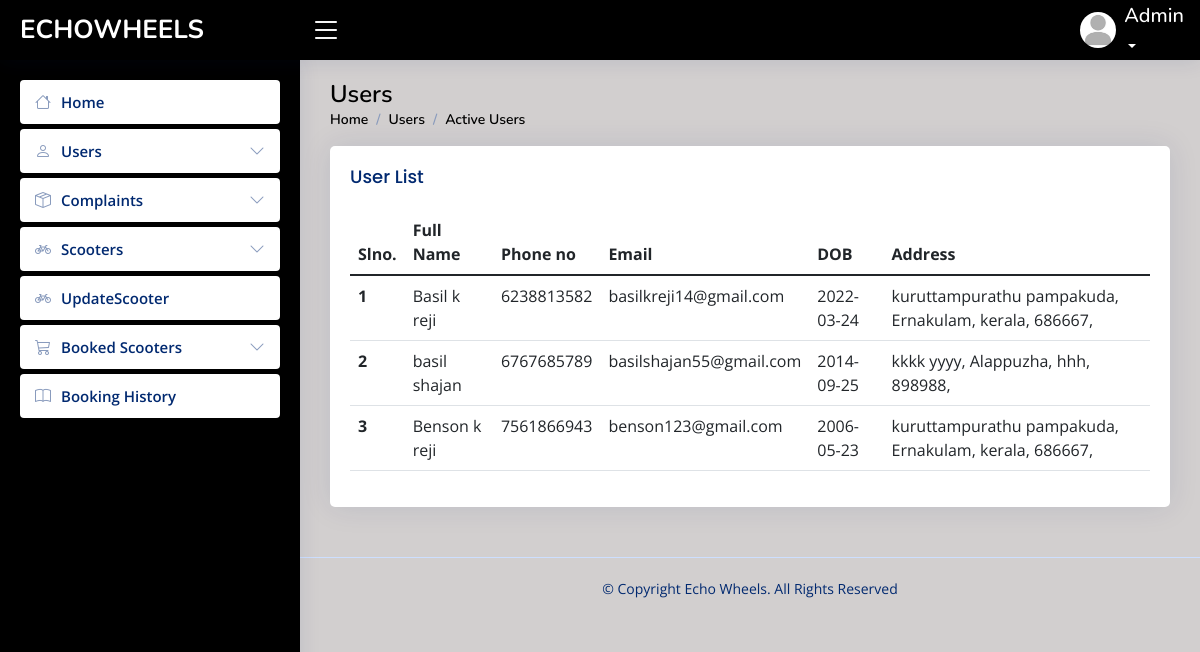
Before: /admin/activeuser.php with the older database file.
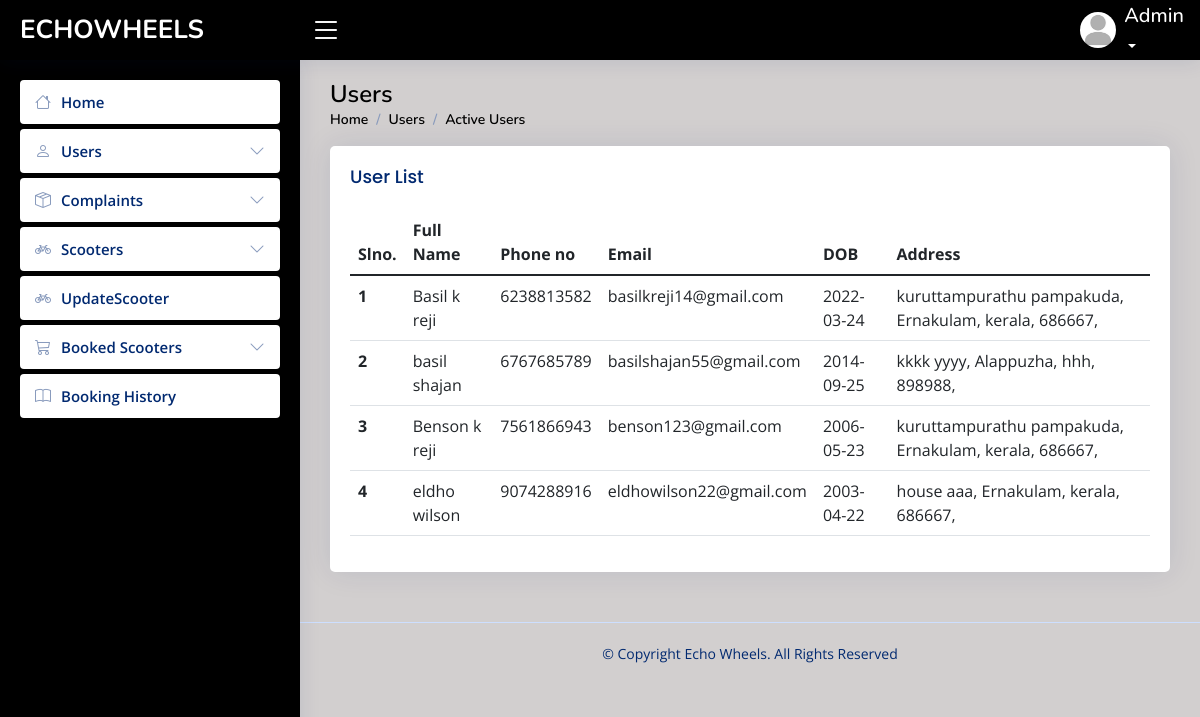
After: the same page with the newer database file.
### tables this page shows
CREATE TABLE `registration` (
  `first_name` varchar(30) NOT NULL,
  `last_name` varchar(30) NOT NULL,
  `contact` varchar(10) NOT NULL,
  `email_id` varchar(50) NOT NULL,
  `house_name` varchar(30) NOT NULL,
  `street_name` varchar(30) NOT NULL,
  `district_name` varchar(20) NOT NULL,
  `state_name` varchar(20) NOT NULL,
  `pincode` int(6) NOT NULL,
  `date_of_birth` date NOT NULL,
  `profilepicture` varchar(100) NOT NULL DEFAULT 'pic.jpg'
);

### connect.php (called while the page is built, shortened)
<?php
$dbname="echowheels";
$conn=mysqli_connect("localhost","root","",$dbname);
function select_data($sql)
{
  global $conn;
  $res = mysqli_query($conn, $sql);
  if ($res)
    return $res;
  else
    return False;
}
?>

### admin/activeuser.php (the view, shortened to what this page needs)
<?php
include("header.php");
?>
<main id="main" class="main">
  <div class="pagetitle">
    <h1>Users</h1>
    <nav>
      <ol class="breadcrumb">
        <li class="breadcrumb-item"><a href="activeuser.php">Home</a></li>
        <li class="breadcrumb-item">Users</li>
        <li class="breadcrumb-item active">Active Users</li>
      </ol>
    </nav>
  </div>
  <section class="section dashboard">
    <div class="row">
      <section class="section">
        <div class="row">
          <div class="col-lg-12">
          <div class="card">
          <div class="card-body">
            <h5 class="card-title">
              User List
            </h5>
            <table class="table datatable">
              <thead>
                <tr>
                  <th scope="col">Slno.</th>
                  <th scope="col">Full Name</th>
                  <th scope="col">Phone no</th>
                  <th scope="col">Email</th>
                  <th scope="col">DOB</th>
                  <th scope="col">Address</th>
                </tr>
              </thead>
              <tbody>
                <?php
                $sql = "SELECT * FROM `registration` WHERE email_id IN (SELECT email_id FROM `login` WHERE user_type = 1)";
                $data = select_data($sql);
                $n = 1;
                while ($row = mysqli_fetch_assoc($data)) {
                  ?>
                  <tr>
                    <th scope='row'>
                      <?php echo $n++; ?>
                    </th>
                    <td>
                      <?php echo $row['first_name'] . " " . $row['last_name'] ?>
                    </td>
                    <td>
                      <?php echo $row['contact'] ?>
                    </td>
                    <td>
                      <?php echo $row['email_id'] ?>
                    </td>
                    <td>
                    <?php echo $row['date_of_birth'] ?>
                    </td>
                    <td>
                    <?php echo $row['house_name'] ?>
                      <?php echo $row['street_name'] ?>,
                      <?php echo $row['district_name'] ?>,
                      <?php echo $row['state_name'] ?>,
                      <?php echo $row['pincode'] ?>,
                    </td>
                  </tr>
                  <?php
                }
                ?>
              </tbody>
            </table>
          </div>
        </div>
    </div>
    </div>
  </section>
</main>

Changed rows visible on the page:
added registration: first_name "eldho", last_name "wilson", contact "9074288916", email_id "eldhowilson22@gmail.com", date_of_birth "2003-04-22", house_name "house", street_name "aaa", district_name "Ernakulam", state_name "kerala", pincode "686667"
